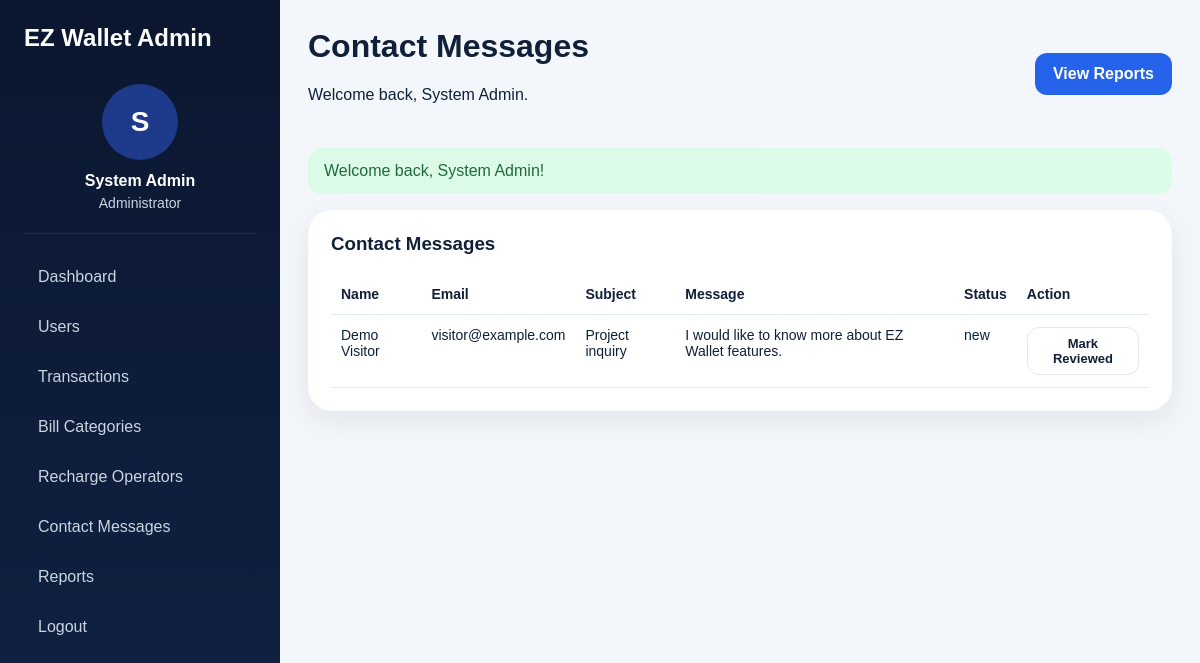
/public/index.php?route=admin/contact-messages (signed in), run on the app's committed database.
### tables this page shows
CREATE TABLE wallets (id INT AUTO_INCREMENT PRIMARY KEY,user_id INT NOT NULL UNIQUE,balance DECIMAL(12,2) NOT NULL DEFAULT 0.00,created_at DATETIME NOT NULL,updated_at DATETIME NOT NULL,CONSTRAINT fk_wallet_user FOREIGN KEY (user_id) REFERENCES users(id) ON DELETE CASCADE);

CREATE TABLE users (id INT AUTO_INCREMENT PRIMARY KEY,name VARCHAR(120) NOT NULL,username VARCHAR(80) NOT NULL UNIQUE,email VARCHAR(150) NOT NULL UNIQUE,phone VARCHAR(30) NOT NULL,password_hash VARCHAR(255) NOT NULL,role ENUM('admin','user') NOT NULL DEFAULT 'user',status ENUM('active','inactive') NOT NULL DEFAULT 'active',avatar VARCHAR(255) NULL,created_at DATETIME NOT NULL,updated_at DATETIME NOT NULL);

CREATE TABLE contact_messages (id INT AUTO_INCREMENT PRIMARY KEY,name VARCHAR(120) NOT NULL,email VARCHAR(150) NOT NULL,subject VARCHAR(150) NOT NULL,message TEXT NOT NULL,status ENUM('new','reviewed') NOT NULL DEFAULT 'new',created_at DATETIME NOT NULL);

### controllers/BaseController.php (called while the page is built, shortened)
<?php
abstract class BaseController
{
    protected function view(string $view, array $data = [], string $layout = 'app'): void
    {
        extract($data);
        $layoutFile = __DIR__ . '/../views/layouts/' . $layout . '.php';
        require $layoutFile;
    }
}

### controllers/AdminController.php (called while the page is built, shortened)
<?php
class AdminController extends BaseController
{
    public function contactMessages(): void { require_admin(); $this->view('admin/contact_messages', ['title'=>'Contact Messages','messages'=>(new ContactMessage())->all()], 'admin'); }
}

### public/index.php (called while the page is built, shortened)
<?php
require_once __DIR__ . '/../routes/web.php';
$route = $_GET['route'] ?? 'home';
[$controllerClass, $method] = $routes[$route];
$controller = new $controllerClass();
$controller->$method();

### config/database.php (called while the page is built)
<?php
class Database
{
    private static ?PDO $instance = null;
    public static function getInstance(): PDO
    {
        if (self::$instance === null) {
            $config = require __DIR__ . '/app.php';
            $db = $config['db'];
            $dsn = sprintf(
                'mysql:host=%s;port=%s;dbname=%s;charset=%s',
                $db['host'],
                $db['port'],
                $db['database'],
                $db['charset']
            );
            self::$instance = new PDO($dsn, $db['username'], $db['password'], [
                PDO::ATTR_ERRMODE => PDO::ERRMODE_EXCEPTION,
                PDO::ATTR_DEFAULT_FETCH_MODE => PDO::FETCH_ASSOC,
                PDO::ATTR_EMULATE_PREPARES => false,
            ]);
        }
        return self::$instance;
    }
}

### models/BaseModel.php (called while the page is built, shortened)
<?php
abstract class BaseModel
{
    public function __construct()
    {
        $this->db = Database::getInstance();
    }
}

### models/User.php (called while the page is built, shortened)
<?php
class User extends BaseModel
{
    public function findById(int $id): ?array
    {
        $stmt = $this->db->prepare("SELECT u.*, w.balance FROM users u LEFT JOIN wallets w ON w.user_id=u.id WHERE u.id=?");
        $stmt->execute([$id]);
        return $stmt->fetch() ?: null;
    }
}

### includes/auth.php (called while the page is built, shortened)
<?php
function auth_user(): ?array
{
    if (!empty($_SESSION['user_id'])) {
        return (new User())->findById((int)$_SESSION['user_id']);
    }
    return null;
}

### includes/helpers.php (called while the page is built, shortened)
<?php
function app_config(): array
{
    static $config = null;
    if ($config === null) {
        $config = require __DIR__ . '/../config/app.php';
    }
    return $config;
}
function base_url(string $path = ''): string
{
    $base = rtrim(app_config()['base_path'], '/');
    $path = ltrim($path, '/');
    return $base . ($path ? '/' . $path : '');
}
function e(?string $value): string
{
    return htmlspecialchars((string)$value, ENT_QUOTES, 'UTF-8');
}
function get_flash_messages(): array
{
    $messages = $_SESSION['flash'] ?? [];
    return $messages;
}
function current_route(): string
{
    return $_GET['route'] ?? 'home';
}
function route_is(string $route): bool
{
    return current_route() === $route;
}

### config/app.php (called while the page is built)
<?php
return [
    'app_name' => 'EZ Wallet Secure Financial Transaction',
    'base_path' => '/ez_wallet_secure/public',
    'db' => [
        'host' => '127.0.0.1',
        'port' => '3306',
        'database' => 'ez_wallet_secure',
        'username' => 'root',
        'password' => '',
        'charset' => 'utf8mb4',
    ],
    'currency' => 'PKR',
    'upload_dir' => dirname(__DIR__) . '/uploads/avatars',
    'max_upload_size' => 2097152,
];

### models/ContactMessage.php (called while the page is built, shortened)
<?php
class ContactMessage extends BaseModel
{
    public function all(): array
    {
        return $this->db->query("SELECT * FROM contact_messages ORDER BY created_at DESC")->fetchAll();
    }
}

### views/admin/contact_messages.php (the view)
<div class="card"><div class="card-head"><h3>Contact Messages</h3></div><div class="table-wrap"><table><thead><tr><th>Name</th><th>Email</th><th>Subject</th><th>Message</th><th>Status</th><th>Action</th></tr></thead><tbody><?php foreach ($messages as $msg): ?><tr><td><?= e($msg['name']) ?></td><td><?= e($msg['email']) ?></td><td><?= e($msg['subject']) ?></td><td><?= e($msg['message']) ?></td><td><?= e($msg['status']) ?></td><td><?php if ($msg['status'] !== 'reviewed'): ?><form method="post" action="<?= base_url('index.php?route=admin/contact-messages/review') ?>" class="inline-form"><input type="hidden" name="_csrf" value="<?= csrf_token() ?>"><input type="hidden" name="id" value="<?= (int)$msg['id'] ?>"><button class="btn btn-sm btn-outline">Mark Reviewed</button></form><?php endif; ?></td></tr><?php endforeach; ?><?php if (!$messages): ?><tr><td colspan="6">No contact messages yet.</td></tr><?php endif; ?></tbody></table></div></div>

### views/partials/admin_sidebar.php
<?php $auth = auth_user(); ?><aside class="sidebar admin-sidebar"><div class="sidebar-brand">EZ Wallet Admin</div><div class="sidebar-user"><div class="avatar-circle admin-avatar"><span><?= strtoupper(substr($auth['name'], 0, 1)) ?></span></div><h4><?= e($auth['name']) ?></h4><p>Administrator</p></div><nav class="sidebar-nav"><a href="<?= base_url('index.php?route=admin/dashboard') ?>" class="<?= route_is('admin/dashboard') ? 'active' : '' ?>">Dashboard</a><a href="<?= base_url('index.php?route=admin/users') ?>">Users</a><a href="<?= base_url('index.php?route=admin/transactions') ?>">Transactions</a><a href="<?= base_url('index.php?route=admin/bill-categories') ?>">Bill Categories</a><a href="<?= base_url('index.php?route=admin/operators') ?>">Recharge Operators</a><a href="<?= base_url('index.php?route=admin/contact-messages') ?>">Contact Messages</a><a href="<?= base_url('index.php?route=admin/reports') ?>">Reports</a><a href="<?= base_url('index.php?route=logout') ?>">Logout</a></nav></aside>

### views/partials/dashboard_header.php
<?php $auth = auth_user(); ?><header class="dashboard-header"><div><h1><?= e($title ?? 'Dashboard') ?></h1><p>Welcome back, <?= e($auth['name']) ?>.</p></div><div class="header-actions"><?php if ($auth['role'] === 'user'): ?><a href="<?= base_url('index.php?route=wallet/send-money') ?>" class="btn btn-primary">Send Money</a><a href="<?= base_url('index.php?route=wallet/add-money') ?>" class="btn btn-outline">Add Money</a><?php else: ?><a href="<?= base_url('index.php?route=admin/reports') ?>" class="btn btn-primary">View Reports</a><?php endif; ?></div></header>

### assets/css/app.css (style rules this page uses)
:root { --bg:#07111f;--bg2:#0c1b31;--text:#102038;--muted:#64748b;--primary:#2563eb;--primary2:#1d4ed8;--success:#15803d;--danger:#dc2626;--border:#e2e8f0 }
* { box-sizing:border-box }
body { margin:0;font-family:Arial,Helvetica,sans-serif;color:var(--text);background:#f3f7fb }
a { text-decoration:none;color:var(--primary) }
h1,h2,h3,h4,p { margin-top:0 }
.btn { display:inline-flex;align-items:center;justify-content:center;padding:12px 18px;border-radius:12px;border:none;cursor:pointer;font-weight:700 }
.btn-primary { background:var(--primary);color:#fff }
.btn-outline { background:#fff;border:1px solid var(--border);color:var(--text) }
.btn-sm { padding:8px 12px;font-size:13px }
.glass-card,.card,.info-card,.auth-card,.form-card,.stat-card { background:#fff;border:1px solid rgba(255,255,255,.4);border-radius:24px;box-shadow:0 10px 30px rgba(15,23,42,.08) }
.sidebar { background:linear-gradient(180deg,#0b1730,#102244);color:#fff;padding:24px;position:sticky;top:0;height:100vh }
.sidebar-brand { font-size:24px;font-weight:800;margin-bottom:20px }
.sidebar-user { text-align:center;padding:12px 0 22px;border-bottom:1px solid rgba(255,255,255,.08) }
.avatar-circle { width:76px;height:76px;border-radius:50%;background:#1e3a8a;display:grid;place-items:center;margin:0 auto 12px;font-size:28px;font-weight:800;overflow:hidden }
.sidebar-user h4 { margin:0 0 5px }
.sidebar-user p { margin:0;color:#cbd5e1;font-size:14px }
.sidebar-nav { display:grid;gap:8px;margin-top:22px }
.sidebar-nav a { color:#cbd5e1;padding:12px 14px;border-radius:14px }
.dashboard-header { display:flex;justify-content:space-between;align-items:center;padding:28px 28px 0;gap:16px }
.header-actions { display:flex;gap:10px;flex-wrap:wrap }
.card { padding:22px }
.card-head { margin-bottom:18px }
.table-wrap { overflow:auto }
table { width:100%;border-collapse:collapse }
th,td { padding:12px 10px;border-bottom:1px solid var(--border);text-align:left;vertical-align:top;font-size:14px }
.inline-form { display:flex;gap:10px;align-items:center;flex-wrap:wrap }

### data on the page
wallets: user.name "S", user.name "System Admin"
contact_messages: name "Demo Visitor", email "visitor@example.com", subject "Project inquiry", message "I would like to know more about EZ Wallet features.", status "new"

### other printed values
$title "Contact Messages"
$flash['message'] "Welcome back, System Admin!"
